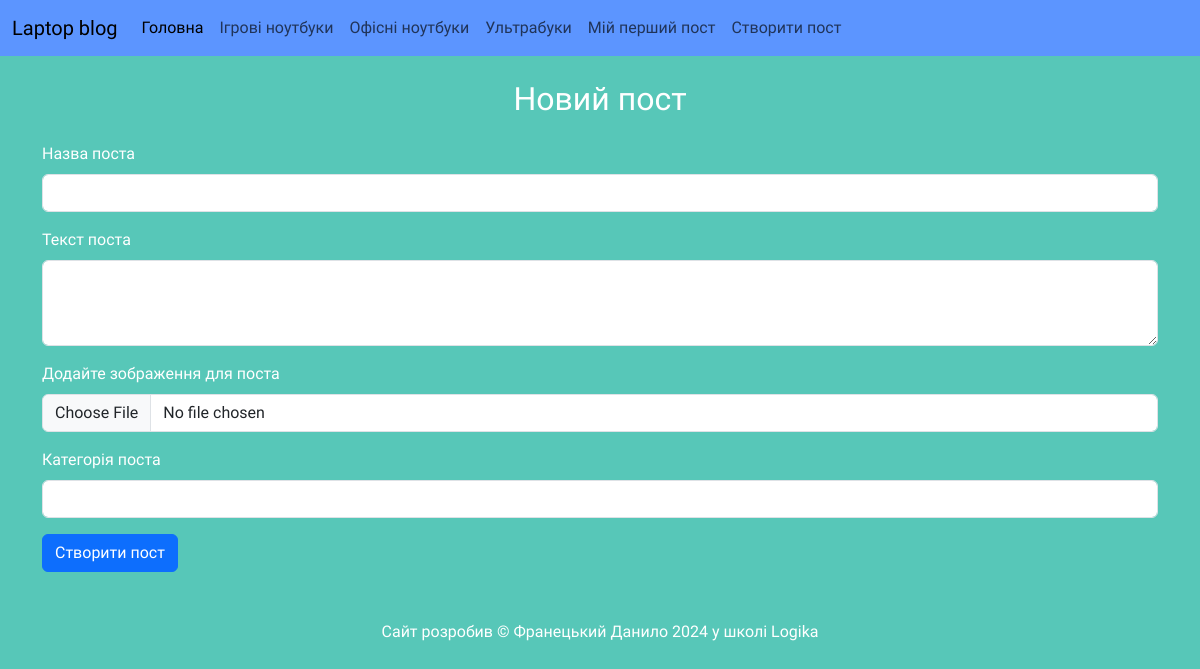
The page /newpost on the database its author committed.
### tables this page shows
CREATE TABLE "categories" (
	"id"	INTEGER,
	"title"	TEXT NOT NULL,
	PRIMARY KEY("id" AUTOINCREMENT)
);

### app.py (the view, shortened to what this page needs)
@app.route("/newpost", methods = ["POST", "GET"])
def newpost():
    categories = db.get_all_categories()
    return render_template("add_post.html", categories = categories)

### sql_queries.py (called while the page is built)
    def open(self):
        self.conn = sqlite3.connect(self.dbname)
        self.cursor = self.conn.cursor() #створюєм курсор

    def close(self):
        self.cursor.close()
        self.conn.close()

    def get_all_categories(self):
        self.open()
        self.cursor.execute("SELECT * FROM categories")
        data = self.cursor.fetchall()
        self.close()
        return data

### templates/add_post.html (shortened to what this page needs)
{% extends 'base.html' %}
{% block content %}
<div class="container">
    <h2 class="my-4 text-center">Новий пост</h2>
    <form action="" method="post" enctype="multipart/form-data">
        <div class="mb-3">
            <label for="exampleFormControlInput1" class="form-label">Назва поста</label>
            <input required name="title" type="text" class="form-control" id="exampleFormControlInput1" placeholder="">
        </div>
        <div class="mb-3">
            <label for="exampleFormControlTextarea1" class="form-label">Текст поста</label>
            <textarea required name="text" class="form-control" id="exampleFormControlTextarea1" rows="3"></textarea>
        </div>
        <div class="mb-3">
            <label for="formFile" class="form-label">Додайте зображення для поста</label>
            <input name="image" class="form-control" type="file" id="formFile">
        </div>
        <div class="mb-3">
            <label for="exampleFormControlInput1" class="form-label">Категорія поcта</label>
            <input required name="category" type="text" class="form-control" id="exampleFormControlInput1"
                placeholder="">
        </div>
        <button type="submit" class="btn btn-primary">Створити пост</button>
    </form>
</div>
{% endblock content %}

### templates/menu.html (shortened to what this page needs)
<nav class="navbar navbar-expand-lg"  style="background-color: rgb(92, 149, 255);">
    <div class="container-fluid">
      <a class="navbar-brand" href="#">Laptop blog</a>
      <div class="collapse navbar-collapse" id="navbarSupportedContent">
        <ul class="navbar-nav me-auto mb-2 mb-lg-0">
          <li class="nav-item">
            <a class="nav-link active" aria-current="page" href="{{ url_for('index') }}">Головна</a>
          </li>
          {% for category in categories %}
            <li class="nav-item">
              <a class="nav-link" href="{{ url_for('posts_by_category', category_id = category[0]) }}">{{category[1]}}</a>
            </li>
          {% endfor %}
          <li class="nav-item">
            <a class="nav-link" aria-current="page" href="{{ url_for('newpost')}}">Створити пост</a>
          </li>
      </div>
    </div>
  </nav>

### static/style.css (style rules this page uses)
body { background-color: rgb(87, 199, 184); color: white; font-family: "Fira Sans", sans-serif; }

### rows shown on the page
categories: title "Ігрові ноутбуки"
categories: title "Офісні ноутбуки"
categories: title "Ультрабуки"
categories: title "Мій перший пост"
